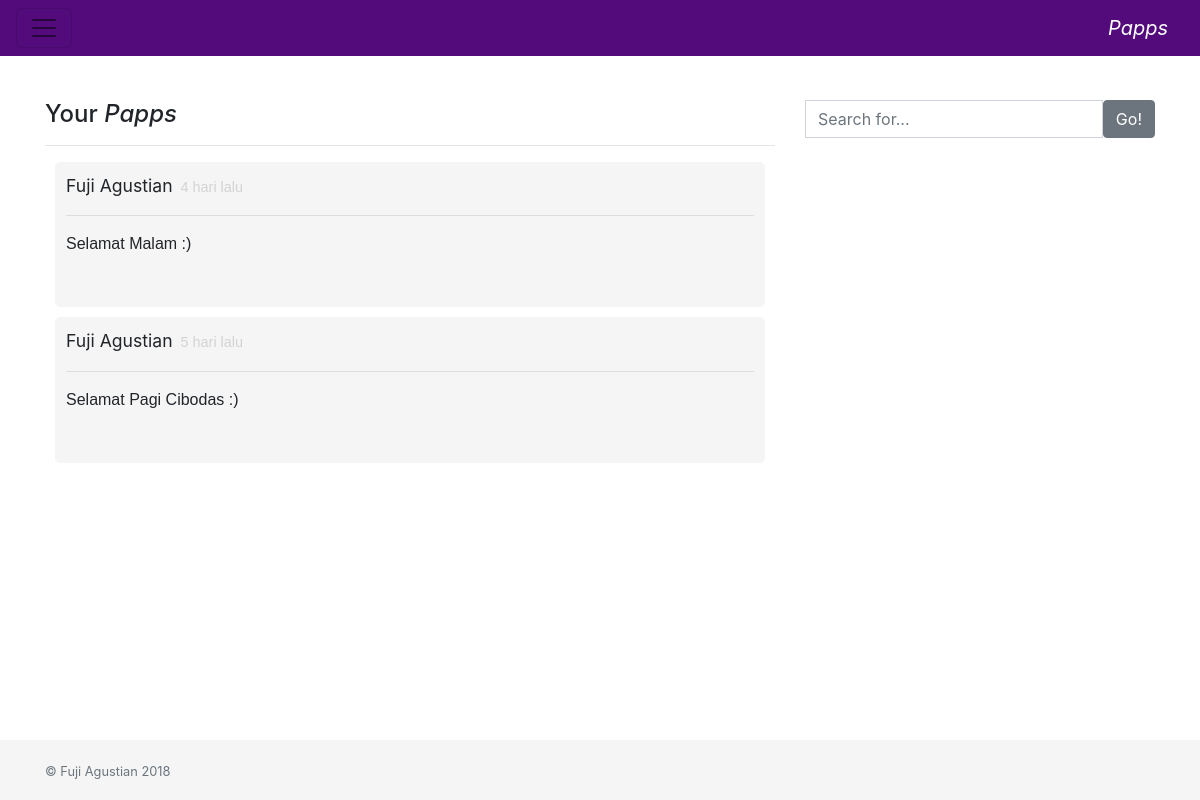
Page /?page=yourpapps (signed in) on the earlier database version.
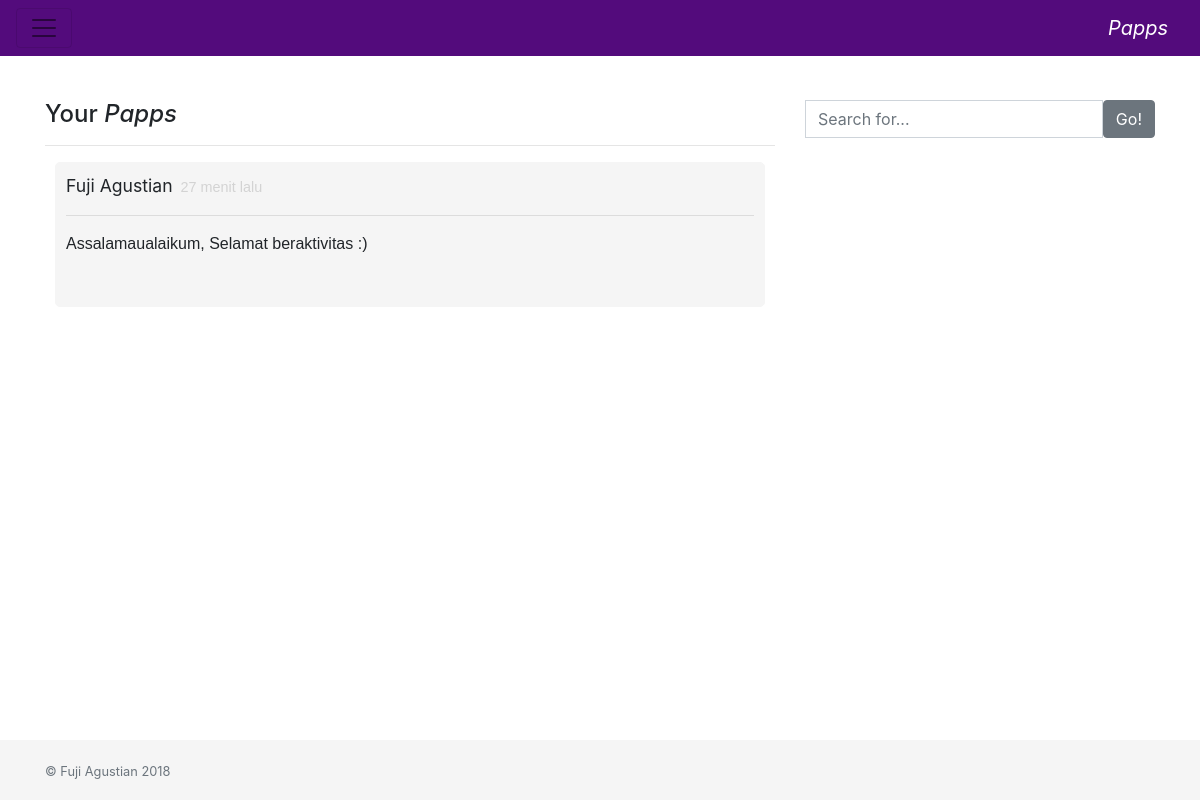
Same page on the later database version.
### tables this page shows
CREATE TABLE `status` (
  `id` int(11) NOT NULL,
  `status` text NOT NULL,
  `user_id` int(11) NOT NULL,
  `tanggal` datetime NOT NULL
);

CREATE TABLE `users` (
  `id` int(11) NOT NULL,
  `username` text NOT NULL,
  `email` text NOT NULL,
  `password` text NOT NULL
);

### functions.php (the view, shortened to what this page needs)
<?php
    $link = mysqli_connect('localhost','root','12345','papps');
function get_time_ago( $time )
{
    $time_difference = time() - $time;
    $condition = array( 12 * 30 * 24 * 60 * 60 =>  'tahun',
                30 * 24 * 60 * 60       =>  'bulan',
                24 * 60 * 60            =>  'hari',
                60 * 60                 =>  'jam',
                60                      =>  'menit',
                1                       =>  'detik'
    );
    foreach( $condition as $secs => $str )
    {
        $d = $time_difference / $secs;
        if( $d >= 1 )
        {
            $t = round( $d );
            return ' ' . $t . ' ' . $str . ( $t > 1 ? '' : '' ) . ' lalu';
        }
    }
}
    function tampilStatus($type){
        global $link;
        if($type == 'public'){
            $whereClause ='';
        }else if($type == 'yourPapps'){
            if(array_key_exists('id',$_SESSION)){
                $query = "SELECT * FROM `status` WHERE `user_id` =".mysqli_real_escape_string($link , $_SESSION['id']);
                $result = mysqli_query($link,$query);
                $whereClause = '';
                while ($row = mysqli_fetch_assoc($result)) {
                    if($whereClause == ''){
                        $whereClause = ' WHERE ';
                    }else{
                        $whereClause .= ' OR';
                    }
                    $whereClause .=' `user_id`='.$_SESSION['id'];
                }
            };
        }else if($type == 'search'){
            if($_GET['q'] != ''){
                $query = "SELECT * FROM `status` WHERE `status` LIKE  '%".mysqli_real_escape_string($link , $_GET['q'])."%'";
                $result = mysqli_query($link,$query);
                if(mysqli_num_rows($result) > 0){
                    $queryHitungHasil = "SELECT COUNT(`id`) AS jumlah FROM `status` WHERE `status` LIKE  '%".mysqli_real_escape_string($link , $_GET['q'])."%'" ;
                    $hasilHitung = mysqli_query($link,$queryHitungHasil);
                    $jumlahHasil = mysqli_fetch_assoc($hasilHitung);
                    while ($row = mysqli_fetch_assoc($result)){
                        $whereClause = " WHERE `status` LIKE '%".mysqli_real_escape_string($link , $_GET['q'])."%'";
                    }
                    echo "<h3>Search Results</h3><p class='tulisanGray'>".$jumlahHasil['jumlah']." hasil ditemukan untuk '".$_GET['q']."'</p>";
                }  else{
                    echo "<p>Tidak ditemukan hasil untuk '".$_GET['q']."'</p><hr>";
                    $whereClause = " WHERE `status` = 'lkadfjo@%^2ie'";
                }
            }else{
                echo "<p>Silahkan masukan kata kunci</p>";
                $whereClause = " WHERE `status` = 'lkadfjo@%^2ie'";
            }
        };
        $query = 'SELECT * FROM `status`'.$whereClause.' ORDER BY `tanggal` DESC';
        $result = mysqli_query($link,$query);
        if(mysqli_num_rows($result) == 0){
            echo('');
        }else{
        while ($barisanStatus = mysqli_fetch_assoc($result)){
            $userQuery = "SELECT * FROM `users` WHERE `id`='".mysqli_real_escape_string($link,$barisanStatus['user_id'])."'" ;
            $userQueryResult = mysqli_query($link,$userQuery);
            $user = mysqli_fetch_assoc($userQueryResult);
            $waktu = get_time_ago(strtotime($barisanStatus['tanggal']));
            echo "<div class='status hurufSerif'><span style='font-size:110%;' class='hurufSerif'>".$user['username'].'</span><span style="color:lightgray; font-size:90%;" class="hurufSansSerif">&nbsp;'.$waktu.'</span><hr>';
            echo "<p class='hurufSansSerif'>".$barisanStatus['status']."</p><br>";
            echo "</div>";
           }
        }
    }
    function tampilSearch(){
        echo('<form id="searchDiv" class="input-group">
        <input type="hidden" name="page" value="search">
        <input type="text" name="q" class="form-control" placeholder="Search for...">
        <span class="input-group-btn">
          <button class="btn btn-secondary" type="submit">Go!</button>
        </span>
      </form>');
    }
?>

Differences in the rows shown:
removed status: user.username "Fuji Agustian", tanggal "4 hari lalu", status "Selamat Malam :)"
changed status "Fuji Agustian": tanggal "5 hari lalu" → "27 menit lalu"; status "Selamat Pagi Cibodas :)" → "Assalamaualaikum, Selamat beraktivitas :)"
